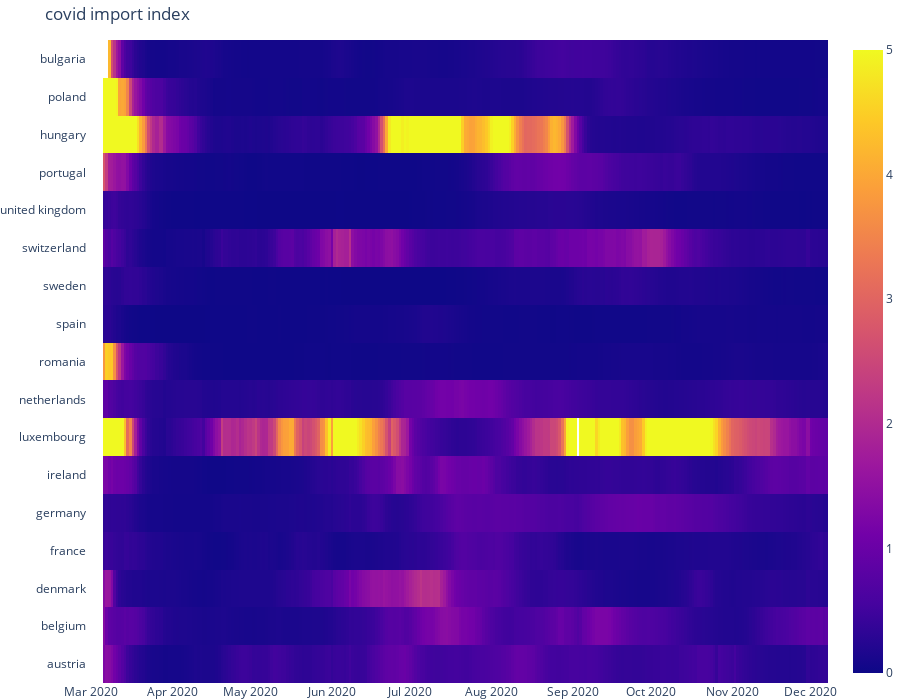

Notebook code cell kept with this figure:
### Code cell
def plot_covid_import_index_heat_map():
    plots = []

    indices = []
    labels = []
    dates = df_in[df_in.end_name == 'belgium'].date.values
    n = len(dates)

    for c in eu_countries:
        dfc = df_in[df_in.end_name == c]
        index = 100*dfc['covid_flow'].rolling(7).mean()/dfc['end_new_cases_smoothed'].rolling(7).mean()
        
        if (len(index) == n):
            indices.append(index)
            labels.append(c)
 
    import plotly.graph_objects as go

    fig = go.Figure(data=go.Heatmap(
                       z=indices,
                       x=dates,
                       y=labels,
                       hoverongaps = False,zmin=0,zmax=5))
    fig.update_layout(xaxis_showgrid=False, yaxis_showgrid=False)
    fig.update_layout(template="plotly_white", height=700, margin=dict(l=0, r=0, t=40, b=0),title="covid import index")
    return fig
plot_covid_import_index_heat_map().show()

### Figure 1 — Plotly figure (JSON) as saved in the notebook; plotly's stock layout.template omitted (floating-point values rounded to 4 significant figures; data arrays with more than 128 entries replaced by an {"elided": "..."} marker saying what was removed)
{"data": [{"hoverongaps": false, "type": "heatmap", "x": {"elided": "281 str values"}, "y": ["austria", "belgium", "denmark", "france", "germany", "ireland", "luxembourg", "netherlands", "romania", "spain", "sweden", "switzerland", "united kingdom", "portugal", "hungary", "poland", "bulgaria"], "z": {"elided": "17x281 float values"}, "zmax": 5, "zmin": 0}], "layout": {"height": 700, "margin": {"b": 0, "l": 0, "r": 0, "t": 40}, "title": {"text": "covid import index"}, "xaxis": {"showgrid": false}, "yaxis": {"showgrid": false}}}
